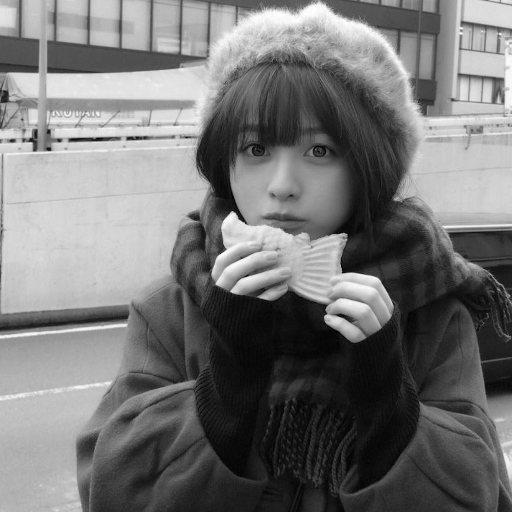
#> input picture img/hn_gray_stego100.bmp, 512 x 512 px; its folder holds 3 pictures in this run; the run also reads 1 picture not shown here
$ python lsbEmbed.py
#> lines starting #> are read from the running program, lines starting #| are printed output that depends on the picture; after the words box and inside, x2 and y2 are one past the last pixel; in counts of white or black regions, pixels touching at a corner belong together
import numpy as np
import base64, json, random
from cv2 import cv2 as cv

def genEmbedBinStream(imgEmbed):
    '''将嵌入图像抽取成比特流'''
    rowScale = imgEmbed.shape[0]
    columnScale = imgEmbed.shape[1]
    binStreamList = []
    for i in range(rowScale):
        for j in range(columnScale):
            if imgEmbed.item(i,j) != 0:
                imgEmbed.itemset((i,j),1)
            binStreamList.append(imgEmbed.item(i,j))
    return binStreamList

def streamNormalize(binStream):
    '''
    规范化嵌入流，将嵌入流01比调整至1:1
    '''
    # binstarm长度为偶数最佳，若非偶数调整出的01比将与1:1有所偏差（但应该对lsb分析来看影响不大）
    # zeroPos、onePos分别存所有0、1在binStream中的位置序号
    zeroPos = [ pos for pos in range(len(binStream)) if binStream[pos] == 0]
    # zeeoPos = [pos for pos,value in enumerate(binStream) if value == 0]
    # 这种方式遍历更佳
    onePos = [ pos for pos in range(len(binStream)) if binStream[pos] == 1]
    zeroScale = len(zeroPos)
    oneScale = len(onePos)
    # flag 记录 0多还是1多
    flag = 1 if oneScale > zeroScale else 0
    appendScale = abs(oneScale - zeroScale)//2
    key = [flag,] # key保存的时候首先先存一个flag用于标识规范化之前0多还是1多
    if flag: # 1多，则把多出来的1置0
        key+= [i for i in random.sample(onePos,appendScale)]
        for pos in key[1:]: # key剔除首位的flag
            binStream[pos]=0
    else: # 0多，则把多出来的0置1
        key+= [i for i in random.sample(zeroPos,appendScale)]
        for pos in key[1:]:
            binStream[pos]=1
    with open('./keyfile/keyPos.json','w') as fp:
        json.dump(key,fp)
    return binStream

def binReplace(x:int,b:str,pos:int)->int:
    ''' int数值指定二进制位替换0 or 1，pos从右（二进制低位）从1开始计数 '''
    if b not in ['0','1']:
        print('b must be "0" or "1" !')
        return
    x = bin(x)[2:]
    if len(x) != 8: # 不足八位前面补0
        x= '0'*(8 - len(x)) + x
    # xbinList = [ x[i] for i in range(len(x))]
    xbinList = list(x)
    # print(xbinList)
    xbinList[len(x) - pos] = b
    # print(xbinList)
    return int(''.join(xbinList),2)

def embeding(imgCover,binStreamList,embedZone,bitPlane=1):
    '''
    具体嵌入操作
    '''
    for coordinate, embedBin in zip(embedZone,binStreamList):
        tmp = imgCover.item(coordinate[0],coordinate[1])
        replace = binReplace(tmp,str(embedBin),bitPlane)
        # 一定要注意embedBin是int的01但是传入的要是str的'0''1'
        # imgCover.itemset(coordinate,replace) # 指定位平面替换要嵌入的比特流
        # a = imgCover[coordinate[0]][coordinate[1]]
        imgCover[coordinate[0]][coordinate[1]]=replace
    return imgCover

# embedZone生成器（完全随机乱序）
def genRandEmbedZone(imgCoverPath,imgEmbedPath): # 做lsb分析时弃用
    '''生成随机的嵌入位置序列，整张imgcover随机选取位置序号'''
    imgCover = cv.imread(imgCoverPath,cv.IMREAD_GRAYSCALE) # 以灰度图方式读取载体图像
    imgEmbed = cv.imread(imgEmbedPath,cv.IMREAD_GRAYSCALE) #以灰度图方式读取嵌入图像
    binStreamScale = len(genEmbedBinStream(imgEmbed))
    rowScale = imgCover.shape[0]
    columnScale = imgCover.shape[1]
    zone = []
    for i in range(rowScale):
        for j in range(columnScale):
            zone.append(tuple([i,j]))
    return random.sample(zone,binStreamScale)

# embedZone生成器（指定区域随机乱序）
def genNormalZone(imgCoverPath,imgEmbedPath): # lsb分析的时候用这个，
    '''
    从imgcover的第0个像素依次取imgEmbed的比特流长度的位置作为嵌入位置
    但是，对其进行位置打乱嵌入，具体看代码
    '''
    imgCover = cv.imread(imgCoverPath,cv.IMREAD_GRAYSCALE) # 以灰度图方式读取载体图像
    imgEmbed = cv.imread(imgEmbedPath,cv.IMREAD_GRAYSCALE) #以灰度图方式读取嵌入图像
    binStreamScale = len(genEmbedBinStream(imgEmbed))
    rowScale = imgCover.shape[0]
    columnScale = imgCover.shape[1]
    zone = [] # zone是获得整个imgcover的所有像素坐标，可以不这么写，这么写效率比较低，但是懒得优化了
    for i in range(rowScale):
        for j in range(columnScale):
            zone.append(tuple([i,j]))
    return random.sample(zone[:binStreamScale],binStreamScale) # 返回打乱位置的位置序列列表
    # return zone[:binStreamScale] # 直接依次嵌入，不做随机处理

def LSBembedding(imgCoverPath:str,imgEmbedPath:str,embedZone:list,bitPlane=1):
    '''
    LSB嵌入主函数，imgCoverPath为载体图像路径，imgEmbedPath为水印路径，
    embedZone为嵌入位置（由我写的算法自动生成），bitPlane用于指定嵌入的位平面，默认为1（LSB位）
    '''
    imgCover = cv.imread(imgCoverPath,cv.IMREAD_GRAYSCALE) # 以灰度图方式读取载体图像
    imgEmbed = cv.imread(imgEmbedPath,cv.IMREAD_GRAYSCALE) #以灰度图方式读取嵌入图像
    # 将嵌入水印抽取成比特流并做规范化，将比特流01比例调整为1:1，并做随机话处理，可以理解为对水印加密了
    binStreamList = streamNormalize(genEmbedBinStream(imgEmbed))
    # 判断嵌入信息是否过大
    if len(binStreamList) > imgCover.shape[0]*imgCover.shape[1]:
        print('嵌入的信息过大')
        return
    imgStego = embeding(imgCover,binStreamList,embedZone,bitPlane)
    imgCoverName = imgCoverPath[9:].split('.')[0]
    size = int(imgEmbed.shape[0]*imgEmbed.shape[1]/(512*512)*100)
    cv.imwrite('./img/{}_stego{}.bmp'.format(imgCoverName,size),imgStego)
    print('LSB Embeding done!')
    return imgStego

if __name__ == "__main__":
    imgCoverPath = input('Please input coverImage:')
#> the answer given: img/hn_gray_stego100.bmp
    imgEmbedPath = input('Pleae input embedImage: ')
#> the answer given: img/hn_gray_stego25.bmp
    bitPlane = int(input('BitPlane='))
#> the answer given: 3
    # embedZone = genRandEmbedZone(imgCoverPath,imgEmbedPath) # 做lsb分析时弃用
    embedZone = genNormalZone(imgCoverPath,imgEmbedPath) # 做lsb分析时启用
#> in genNormalZone, imgCover is the input picture: shape (512, 512); min 0, max 255, mean 116.9
#> after the loop in genEmbedBinStream, `for i in range(rowScale):`:
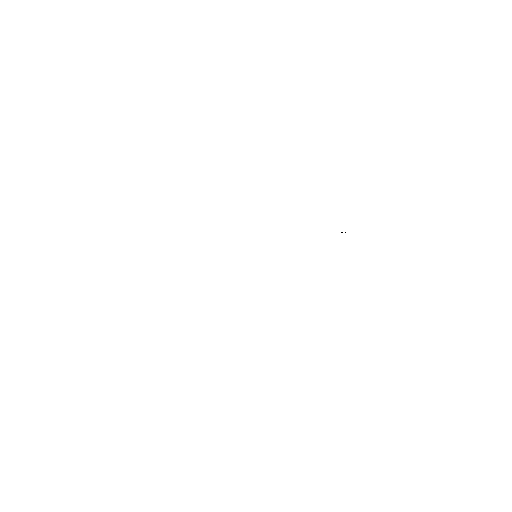
#> imgEmbed: shape (512, 512); values 0 (black) and 1 (white), 100% white; black in thin lines or dots, all inside (x1, y1, x2, y2) = (341, 232, 346, 233)
#> after the loop in genEmbedBinStream, `for i in range(rowScale):`: binStreamList = 262144 items
#> in genNormalZone, `binStreamScale = len(genEmbedBinStream(imgEmbed))`: binStreamScale = 262144
#> embedZone = 262144 items
    with open('./keyfile/zone.json','w') as fp:
        json.dump(embedZone,fp)
    LSBembedding(imgCoverPath,imgEmbedPath,embedZone,bitPlane=bitPlane)
#> in streamNormalize, `zeroPos = [ pos for pos in range(len(binStream)) if binStream[pos] == 0]`: zeroPos = [119125, 119126, 119129]
#> in streamNormalize, `onePos = [ pos for pos in range(len(binStream)) if binStream[pos] == 1]`: onePos = 262141 items
#> in streamNormalize, `zeroScale = len(zeroPos)`: zeroScale = 3
#> in streamNormalize, `oneScale = len(onePos)`: oneScale = 262141
#> in streamNormalize, `flag = 1 if oneScale > zeroScale else 0`: flag = 1
#> in streamNormalize, `appendScale = abs(oneScale - zeroScale)//2`: appendScale = 131069
#> in streamNormalize, `key = [flag,]`: key = [1]
#> in streamNormalize, `key+= [i for i in random.sample(onePos,appendScale)]`: key = 131070 items
#> the loop in streamNormalize, `for pos in key[1:]:` made 131069 passes
#> pos on passes 1 to 3: 91118, 154059, 240894
#> after the loop in streamNormalize, `for pos in key[1:]:`: binStream = 262144 items
#> the loop in embeding, `for coordinate, embedBin in zip(embedZone,binStreamList):` made 262144 passes
#> (coordinate, embedBin, tmp, x in binReplace, replace) on passes 1 to 3: ((394, 251), 0, 21, '00010101', 17), ((388, 37), 1, 178, '10110010', 182), ((455, 412), 0, 60, '00111100', 56)
